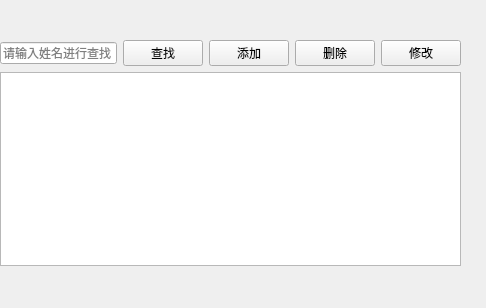
<?xml version="1.0" encoding="UTF-8"?>
<ui version="4.0">
 <class>PatientView</class>
 <widget class="QWidget" name="PatientView">
  <property name="geometry">
   <rect>
    <x>0</x>
    <y>0</y>
    <width>486</width>
    <height>308</height>
   </rect>
  </property>
  <property name="windowTitle">
   <string>患者管理</string>
  </property>
  <widget class="QWidget" name="layoutWidget">
   <property name="geometry">
    <rect>
     <x>0</x>
     <y>40</y>
     <width>461</width>
     <height>226</height>
    </rect>
   </property>
   <layout class="QVBoxLayout" name="verticalLayout_2">
    <item>
     <layout class="QHBoxLayout" name="horizontalLayout">
      <item>
       <widget class="QLineEdit" name="lineEdit">
        <property name="placeholderText">
         <string>请输入姓名进行查找</string>
        </property>
       </widget>
      </item>
      <item>
       <widget class="QPushButton" name="BtnFind">
        <property name="text">
         <string>查找</string>
        </property>
       </widget>
      </item>
      <item>
       <widget class="QPushButton" name="BtnAdd">
        <property name="text">
         <string>添加</string>
        </property>
       </widget>
      </item>
      <item>
       <widget class="QPushButton" name="BtnDelete">
        <property name="text">
         <string>删除</string>
        </property>
       </widget>
      </item>
      <item>
       <widget class="QPushButton" name="BtnChange">
        <property name="text">
         <string>修改</string>
        </property>
       </widget>
      </item>
     </layout>
    </item>
    <item>
     <widget class="QTableView" name="tableView"/>
    </item>
   </layout>
  </widget>
 </widget>
 <resources/>
 <connections/>
</ui>
